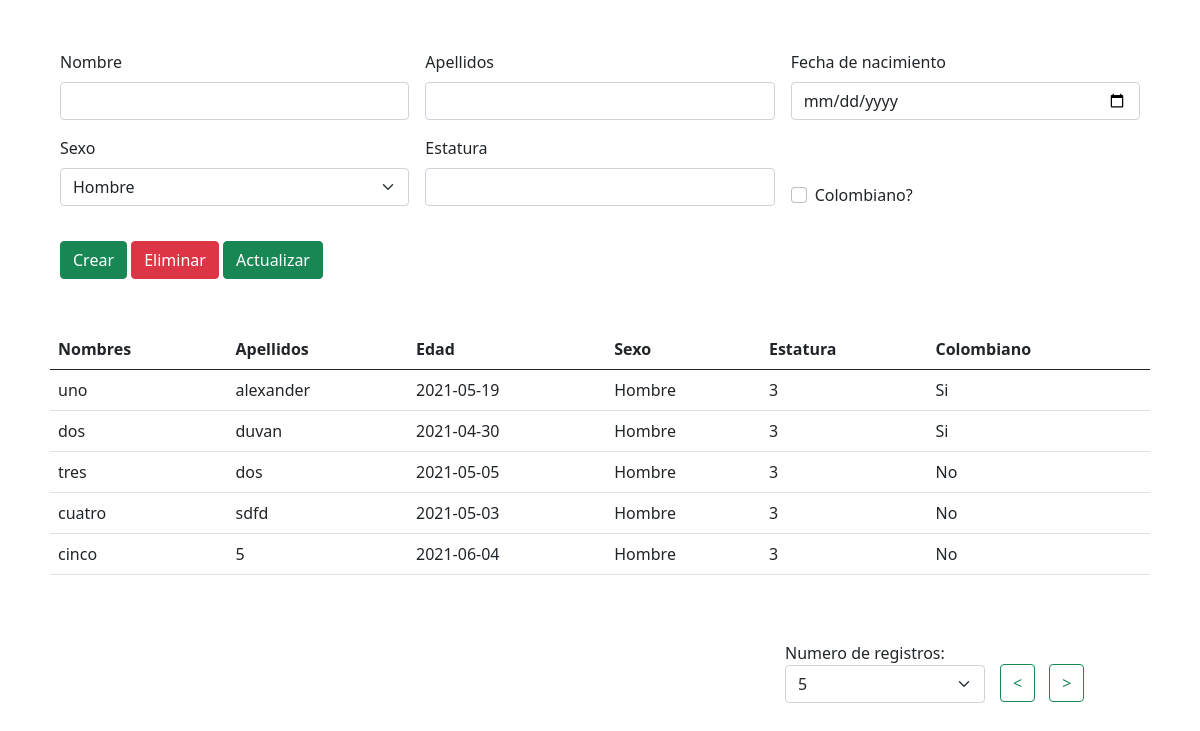
Before: / with the older database file.
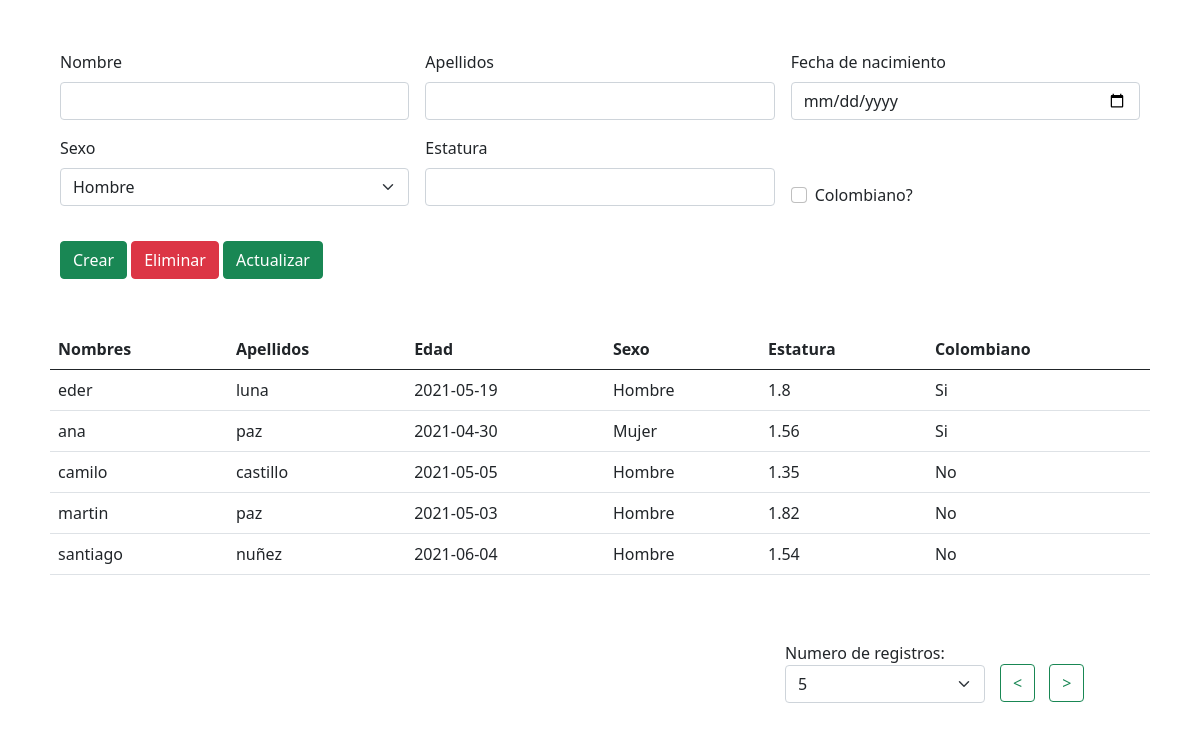
After: the same page with the newer database file.
### tables this page shows
CREATE TABLE `persona` (
  `per_id` int(11) NOT NULL,
  `per_nombre` varchar(100) NOT NULL,
  `per_apellidos` varchar(100) NOT NULL,
  `per_fecha_nacimiento` date NOT NULL,
  `per_sexo` varchar(50) NOT NULL,
  `per_estatura` double NOT NULL,
  `per_colombiano` varchar(10) NOT NULL
);

### modelos/persona.php (called while the page is built, shortened)
<?php
class Persona extends Conectar{
    public function getPersonas($paginaActual, $registros){
        $sentencia = Conectar::conexion();
	    $inicio=($paginaActual - 1) * $registros;
        $sql_total="SELECT * FROM persona";
        $resultados=$sentencia->prepare($sql_total);
        $resultados->execute(array());
		$numfilas=$resultados->rowCount();
        $sql="SELECT * FROM persona LIMIT $inicio, $registros";
        $stmt = $sentencia->prepare($sql);
        if($stmt->execute()){
            $data = [];
            while($fila = $stmt->fetch(PDO::FETCH_ASSOC)){
                $data[] = $fila;
            }
            return $data;
        }else{
            return "ERROR";
        }
    }
}
?>

### controller/ctr_persona.php (the view, shortened to what this page needs)
<?php
require_once "modelos/persona.php";
class PersonaController{
    public function index(){
        $paginaActual = 1;
        $registros = 5;
        $persona=new Persona();
        $allusers=$persona->getPersonas($paginaActual, $registros);
        $cad='';
        foreach ($allusers as $llave => $valor) {
            $nombre = $allusers[$llave]["per_nombre"];
            $apellidos = $allusers[$llave]["per_apellidos"];
            $fecha = $allusers[$llave]["per_fecha_nacimiento"];
            $sexo = $allusers[$llave]["per_sexo"];
            $estatura = $allusers[$llave]["per_estatura"];
            $colombiano = $allusers[$llave]["per_colombiano"];
            $id = $allusers[$llave]["per_id"];
            $cad.="<tr onClick='cargarInformacion($id);'>
                    <td>$nombre</th>
                    <td>$apellidos</th>
                    <td>$fecha</th>
                    <td>$sexo</th>
                    <td>$estatura</th>
                    <td>$colombiano</th>
            </tr>";
        }
        echo $cad;
    }
}
?>

### index.php (shortened to what this page needs)
<?php
    require_once "./controller/ctr_persona.php";
?>
<!DOCTYPE html>
<html lang="en">
<head>
    <link href="https://cdn.jsdelivr.net/npm/bootstrap@5.0.0/dist/css/bootstrap.min.css" rel="stylesheet"
>
    <link rel="stylesheet" type="text/css" href="./css/styles.css" media="screen" />
</head>
<body>
    <div class="padding-form">
        <form class="row g-3" method="POST" id="formulario">
            <div class="col-md-4">
                <label for="nombreid" class="form-label">Nombre</label>
                <input type="text" class="form-control" id="nombreid" name="nombre">
            </div>
            <div class="col-md-4">
                <label for="apellidosid" class="form-label">Apellidos</label>
                <input type="text" class="form-control" id="apellidosid" name="apellidos">
            </div>
            <div class="col-md-4">
                <label for="fechanacimientoid" class="form-label">Fecha de nacimiento</label>
                <input type="date" class="form-control" id="fechanacimientoid" name="fecha_nacimiento">
            </div>
            <div class="col-md-4">
                <label for="sexoid" class="form-label">Sexo</label>
                <select class="form-select" aria-label="Default select example" name="sexo" id="sexoid">
                    <option value="Hombre">Hombre</option>
                </select>
            </div>
            <div class="col-md-4">
                <label for="estaturaid" class="form-label">Estatura</label>
                <input type="number" class="form-control" id="estaturaid" name="estatura" step="0.01">
            </div>
            <div class="col-md-4">
                <div class="form-check padding-check">
                    <input class="form-check-input" type="checkbox" id="colombianoid" name="colombiano">
                    <label class="form-check-label" for="colombianoid">
                        Colombiano?
                    </label>
                </div>
            </div>
            <div class="col-12">
                <button type="submit" id="button-crear" class="btn btn-success btn-right">Crear</button>
                <button type='button' onClick='eliminarPersona();' class='btn btn-danger'>Eliminar</button>
                <button type='button' onClick='actualizarPer();' class='btn btn-success'>Actualizar</button>
                <br>
            </div>
        </form>
    </div>
    <div class="paddingtable">
        <table class="table">
            <thead>
                <tr>
                    <th scope="col">Nombres</th>
                    <th scope="col">Apellidos</th>
                    <th scope="col">Edad</th>
                    <th scope="col">Sexo</th>
                    <th scope="col">Estatura</th>
                    <th scope="col">Colombiano</th>
                </tr>
            </thead>
            <tbody>
                <?php
                 $personas = new PersonaController();
                 $personas->index();
               ?>
            </tbody>
        </table>
    </div>
    <div class="contenedor-pie">
        <div class="col-md-8"></div>
        <div class="col-md-2">
            Numero de registros:
            <select class="form-select" aria-label="Default select example" name="filas" id="filas">
                <option value="5">5</option>
            </select>
        </div>
        <div class="col-md-2 btn-paginacion">
            <button type="button" class="btn btn-outline-success btn-retroceder" onclick="paginacion(0)">
                < </button>
                    <button type="button" class="btn btn-outline-success btn-avanzar" onclick="paginacion(1)"> >
                    </button>
        </div>
    </div>
</body>
</html>

### css/styles.css (style rules this page uses)
.padding-form { padding-top: 50px; padding-right: 60px; padding-left: 60px; }
.padding-check { padding-top: 47px; }
.paddingtable { padding: 50px; }
.contenedor-pie { display: flex; justify-content: flex-end; }
.btn-paginacion { padding-top: 23px; margin-left: 15px; }
.btn-avanzar { margin-left: 10px; }

Changed rows visible on the page:
changed persona: per_nombre "uno" → "eder"; per_apellidos "alexander" → "luna"; per_estatura "3" → "1.8"
changed persona: per_nombre "dos" → "ana"; per_apellidos "duvan" → "paz"; per_sexo "Hombre" → "Mujer"; per_estatura "3" → "1.56"
changed persona: per_nombre "tres" → "camilo"; per_apellidos "dos" → "castillo"; per_estatura "3" → "1.35"
changed persona: per_nombre "cuatro" → "martin"; per_apellidos "sdfd" → "paz"; per_estatura "3" → "1.82"
changed persona: per_nombre "cinco" → "santiago"; per_apellidos "5" → "nuñez"; per_estatura "3" → "1.54"
